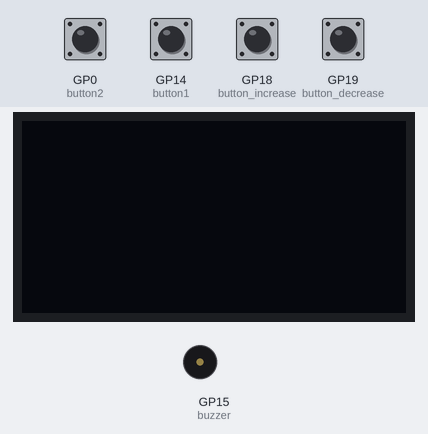
The program below on a simulated Raspberry Pi Pico running MicroPython. Parts: 128×64 one-colour display, buzzer (waves = sounding, pin HIGH). Wiring (from the project's diagram.json): green button on GP0, red button on GP14, buzzer on GP15, white button on GP18, button on GP19. Inputs (shaded band) come from the test bench; at power-on: GP0 (button2), GP14 (button1), GP18 (button_increase), GP19 (button_decrease) LOW. Library files of the repository ran but are not shown: ssd1306.py; what the program prints to the serial console is not drawn.

Above: at 1.2 s.
1.3 s: GP14 (button1) pulled HIGH for 1 s
At 2.6 s:
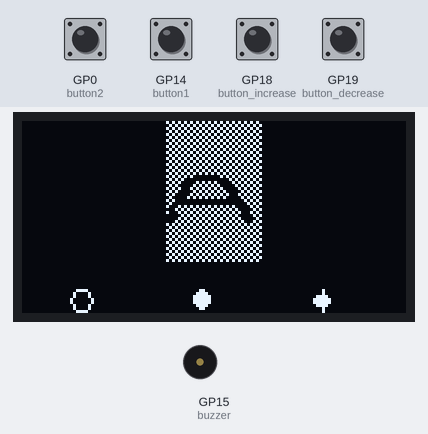
3.8 s: GP18 (button_increase) pulled HIGH for 0.15 s
At 4.5 s:
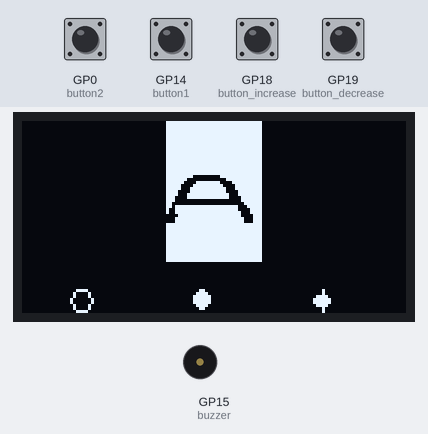
5.5 s: GP19 (button_decrease) pulled HIGH for 1 s
At 6.7 s:
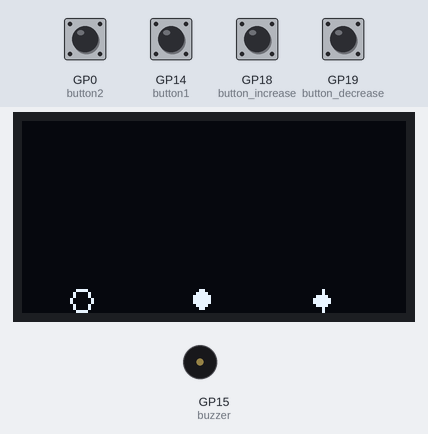
8.0 s: GP18 (button_increase) pulled HIGH for 1 s
At 8.33 s:
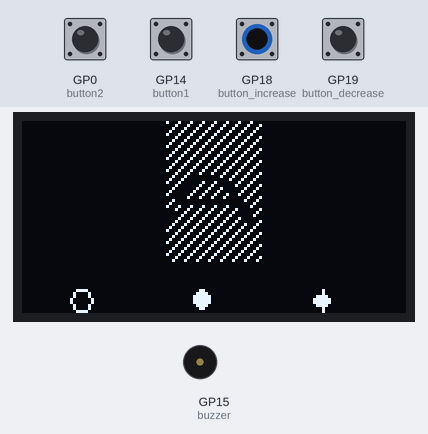
10.5 s: GP19 (button_decrease) pulled HIGH for 0.15 s
At 11.6 s:
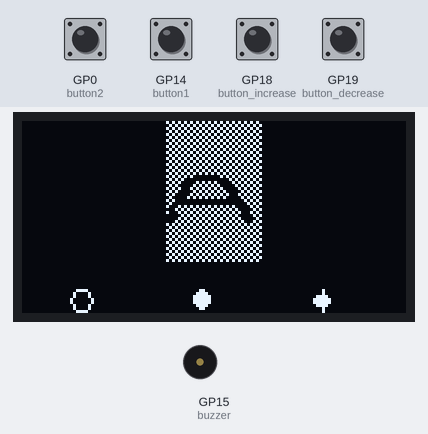
12.1 s: GP0 (button2) pulled HIGH for 0.15 s
At 12.9 s:
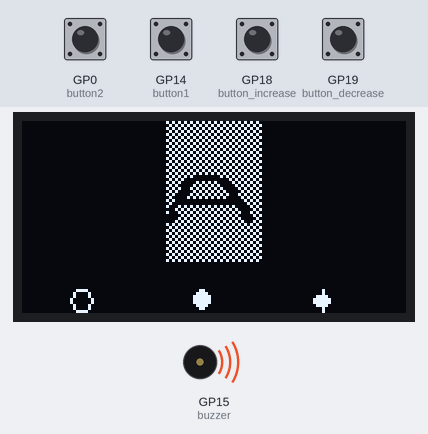
Timing chart, 0 to 14.7 s (numbered marks = the images above; inputs shaded):
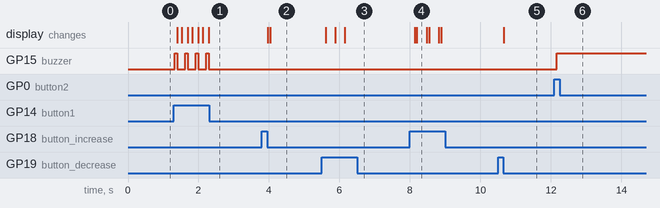

The program:

main.py
```python
from machine import Pin, I2C
import ssd1306  # Ensure you have this library in Wokwi for OLED
import time

# I2C setup for OLED
i2c = I2C(0, scl=Pin(17), sda=Pin(16))
oled = ssd1306.SSD1306_I2C(128, 64, i2c)  # Adjust if your OLED has a different size

# Setup
button1 = Pin(14, Pin.IN, Pin.PULL_DOWN)
button2 = Pin(0, Pin.IN, Pin.PULL_DOWN)
buzzer = Pin(15, Pin.OUT)
button_increase = Pin(18, Pin.IN, Pin.PULL_DOWN)
button_decrease = Pin(19, Pin.IN, Pin.PULL_DOWN)

# Set initial brightness level
brightness = 128  # Default brightness level (range is typically 0-255)
oled.contrast(brightness)

icon_flik = [
    0b00000000,
    0b00011000,
    0b00011000,
    0b00111100,
    0b00111100,
    0b00011000,
    0b00011000,
    0b00000000
]

# Icons (8x8 for simplicity)
icon_brightness = [
    0b00111100,
    0b01000010,
    0b01000010,
    0b10000001,
    0b10000001,
    0b01000010,
    0b01000010,
    0b00111100
]

icon_power = [
    0b00011000,
    0b00111100,
    0b01111110,
    0b01111110,
    0b01111110,
    0b00111100,
    0b00011000,
    0b00000000
]

icon_buzzer = [
    0b00001000,
    0b00001000,
    0b00111100,
    0b01111110,
    0b01111110,
    0b00111100,
    0b00001000,
    0b00001000
]

# Image data for "A" (replace with your own image data)
bold_letter_a_32x32 = [
    # Top white portion (16 rows)
    0b11111111111111111111111111111111,  # ********************
    0b11111111111111111111111111111111,  # ********************
    0b11111111111111111111111111111111,  # ********************
    0b11111111111111111111111111111111,  # ********************
    0b11111111111111111111111111111111,  # ********************
    0b11111111111111111111111111111111,  # ********************
    0b11111111111111111111111111111111,  # ********************
    0b11111111111111111111111111111111,  # ********************
    0b11111111111111111111111111111111,  # ********************
    0b11111111111111111111111111111111,  # ********************
    0b11111111111111111111111111111111,  # ********************
    0b11111111111111111111111111111111,  # ********************
    0b11111111111111111111111111111111,  # ********************
    0b11111111111111111111111111111111,  # ********************
    0b11111111111111111111111111111111,  # ********************
    0b11111111111111111111111111111111,  # ********************

    # Center portion with "A" (32 rows)
    0b11111111111111111111111111111111,  # ********************
    0b11111111111111111111111111111111,  # ********************
    0b11111111100000000011111111111111,  # ****        ****
    0b11111110000000000000111111111111,  # *****
    0b11111100001111111100001111111111,  # ****
    0b11111000011111111110000111111111,  # ****
    0b11111000111111111111000111111111,  # ***
    0b11110000111111111111000011111111,  # ****
    0b11110001111111111111100011111111,  # ***
    0b11100001111111111111100001111111,  # ****
    0b11100000000000000000000001111111,  # ********************
    0b11000000000000000000000000111111,  # ********************
    0b11011111111111111111111100011111,  # ***
    0b10011111111111111111111100001111,  #****
    0b10011111111111111111111110001111,  #***
    0b00001111111111111111111110000111,  #****
    0b00011111111111111111111111000111,  #***
    0b00011111111111111111111111000111,  #***
    0b11111111111111111111111111111111,  # ******************
    0b11111111111111111111111111111111,  # ******************
    0b11111111111111111111111111111111,  # ******************
    0b11111111111111111111111111111111,  # ******************
    0b11111111111111111111111111111111,  # ******************
    0b11111111111111111111111111111111,  # ******************
    0b11111111111111111111111111111111,  # ******************

    # Bottom white portion (16 rows)
    0b11111111111111111111111111111111,  # ********************
    0b11111111111111111111111111111111,  # ********************
    0b11111111111111111111111111111111,  # ********************
    0b11111111111111111111111111111111,  # ********************
    0b11111111111111111111111111111111,  # ********************
    0b11111111111111111111111111111111,  # ********************
    #0b11111111111111111111111111111111,  # ********************
    #0b11111111111111111111111111111111,  # ********************
    #0b11111111111111111111111111111111,  # ********************
    #0b11111111111111111111111111111111,  # ********************
    #0b11111111111111111111111111111111,  # ********************
    #0b11111111111111111111111111111111,  # ********************
    #0b11111111111111111111111111111111,  # ********************
    #0b11111111111111111111111111111111,  # ********************
    #0b11111111111111111111111111111111,  # ********************
    #0b11111111111111111111111111111111   # ********************
]
    # ... [Image data unchanged] ...

def show_bold_letter_a_with_brightness():

    oled.fill(0)
    x_offset = 48
    y_offset = 0

    pixel_on_density = brightness // 32  # Simulate different brightness levels

    for y, row in enumerate(bold_letter_a_32x32):
        for x in range(32):
            if row & (1 << (31 - x)):  # Check if the bit is set
                # Simulate brightness by displaying fewer pixels at lower brightness
                if pixel_on_density >= 8 or (pixel_on_density > 0 and (x + y) % (8 // pixel_on_density) == 0):
                    oled.pixel(x + x_offset, y + y_offset, 1)

    oled.show()
def display_changes():
    show_bold_letter_a_with_brightness()
    display_icons()
def display_changes_flik():
    show_bold_letter_a_with_brightness()
    display_icons_flik()

def display_icons():
    # Display brightness icon at position (16, 56)
    display_icon(icon_brightness, 16, 56)
    # Display power icon at position (56, 56)
    display_icon(icon_power, 56, 56)
    # Display buzzer icon at position (96, 56)
    display_icon(icon_buzzer, 96, 56)
    oled.show()

def display_icons_flik():
    # Display brightness icon at position (16, 56)
    display_icon(icon_flik, 16, 56)
    # Display power icon at position (56, 56)
    display_icon(icon_power, 56, 56)
    # Display buzzer icon at position (96, 56)
    display_icon(icon_buzzer, 96, 56)
    oled.show()

def display_icon(icon, x_offset, y_offset):
    for y, row in enumerate(icon):
        for x in range(8):
            if row & (1 << (7 - x)):
                oled.pixel(x + x_offset, y + y_offset, 1)

# Function to display the even bolder letter "A" on OLED
#def show_bold_letter_a_on_oled():
 #   oled.fill(0)
 #   x_offset = 48  # Adjust this to center the letter on the display
  #  y_offset = 16

   # for y, row in enumerate(bold_letter_a_32x32):
    #    for x in range(32):
     #       if row & (1 << (31 - x)):  # Check if the bit is set
      #          oled.pixel(x + x_offset, y + y_offset, 1)

    #oled.show()

pb1 = 0
b1 = 0
b2 = 0
oled_on=0
b = 2
buzzer.on()
# Main loop
while True:
    bb2 = button2.value()
    bb1 = button1.value()
    if  bb2:
        b2 = not b2

    if pb1 == 0 and bb1 == 1:
        b1 = not b1
        if b1:
            buzzer.on()  # Turn on the buzzer
            oled_on =1
            print("oled power on!!!! :)")
              # Show image on the OLED
        else:
            print("oled power off!!! :(")
            buzzer.off()  # Turn off the buzzer
            oled.fill(0)  # Clear the OLED
            oled.show()  # Update the OLED to clear the display
            oled_on = 0
    if oled_on and  bb1 :

        show_bold_letter_a_with_brightness()
        display_icons()

    #if pb2 == 0 and bb2 == 1:
     #   b2 = not b2
      #  if b2:
       #     buzzer.on()  # Turn on the buzzer
        #else:
         #   buzzer.off()
    #else:
     #          buzzer.on()  # Turn on the buzzer

    if b2 :
        buzzer.on()

    else:
        buzzer.off()

    if button_increase.value() == 1:  # Button pressed (active-low)
        if brightness < 255:
            brightness += 64
            b+=1
            oled.contrast(brightness)
            #display_icon(icon_brightness, 16, 56)
            #time.sleep(0.1)
            display_changes_flik()
            display_changes()
            print("Brightness level:", b)
            time.sleep(0.1)  # Debounce delay
        #print("Brightness level:", brightness)
    if button_decrease.value() == 1:  # Button pressed (active-low)
        if brightness > 0:
            brightness -= 64  # Decrease brightness
            b-=1
            oled.contrast(brightness)
            #display_changes_flik()
            #display_icon(icon_brightness, 16, 56)
            #time.sleep(0.1)
            display_changes()
            print("Brightness level:", b)
            time.sleep(0.1)  # Debounce delay
        #print("Brightness level:", brightness)#brightness)

    time.sleep(0.1)  # Small delay to debounce
```

Measured:
- after the input at 1.3 s, GP15 (buzzer): alternates HIGH for 0.07 s and LOW for 0.22 s, 8 changes in all, then stays LOW, starting at once; the display: changes after 0.10 s (image 1)
- after the input at 3.8 s, the display: first differs from a run without the input after 0.17 s (image 2 shows a later state)
- after the input at 5.5 s, the display: first changes after 0.12 s (image 3 shows a later state)
- after the input at 8.0 s, the display: first changes after 0.14 s (image 4 shows a later state)
- after the input at 10.5 s, the display: first differs from a run without the input after 0.17 s (image 5)
- after the input at 12.1 s, GP15 (buzzer): LOW → HIGH after 0.07 s
